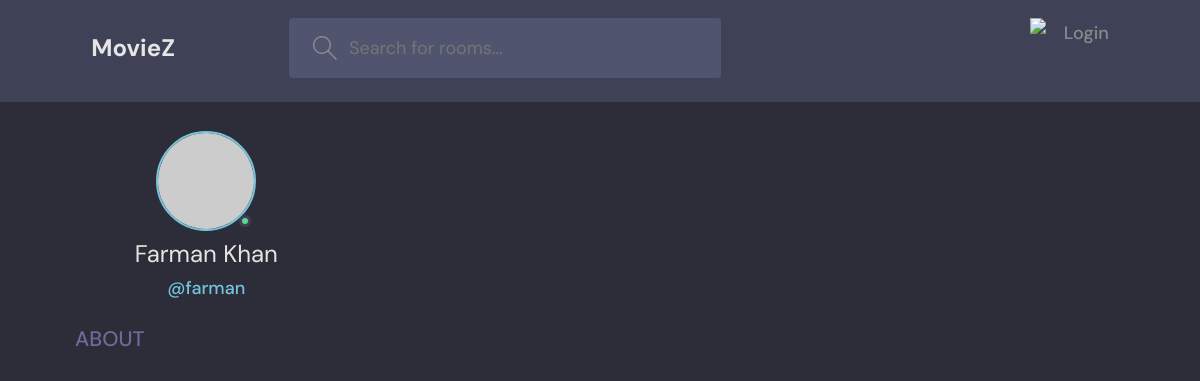
Screenshot of /account/profile/1 with the database file from the repository.
### accounts/models.py (models this page shows, shortened)
class User(AbstractUser):
    ROLE_CHOICES = [
        ('member', 'Member'),
        ('admin', 'Admin')
    ]
    email = models.EmailField(unique=True, null=True)
    role = models.CharField(max_length= 30, choices = ROLE_CHOICES, default='member')
    USERNAME_FIELD = 'email'
    REQUIRED_FIELDS = []

### accounts/views.py (the view)
# urls.py: path('profile/<str:id>',views.userProfile, name="user-profile"),
def userProfile(request,id):
    profile = User.objects.get(pk=id)
    data={
        'profile':profile
    }
    return render(request,'accounts/profile.html',data)

### templates/accounts/profile.html (shortened to what this page needs)
{% extends 'main.html' %}
{% block content %}
<main class="profile-page layout layout--3">
    <div class="container">
      <div class="roomList">
        <div class="profile">
          <div class="profile__avatar">
            <div class="avatar avatar--large active">
              <img src="https://randomuser.me/api/portraits/men/11.jpg" />
            </div>
          </div>
          <div class="profile__info">
            <h3>{{profile.first_name}} {{profile.last_name}}</h3>
            <p>@{{profile.username}}</p>
          </div>
          <div class="profile__about">
            <h3>About</h3>
          </div>
        </div>
      </div>
    </div>
  </main>
{% endblock content %}

### moviez/static/css/base.css (style rules this page uses)
:root { --primary: #232730; --secondary: #3a3e45; --white: #888787; --accent: #e56237; }
body { background-color: var(--primary); color: #fff; }
h2, h3 { color: var(--accent); }
main { overflow: hidden; }

### moviez/static/css/style.css (style rules this page uses)
:root { --color-main: #71c6dd; --color-main-light: #e1f6fb; --color-dark: #3f4156; --color-dark-medium: #51546e; --color-dark-light: #696d97; --color-light: #e5e5e5; --color-gray: #8b8b8b; --color-light-gray: #b2bdbd; --color-bg: #2d2d39; --color-success: #5dd693; --color-error: #fc4b0b; }
* { font-family: "DM Sans", -apple-system, BlinkMacSystemFont, "Segoe UI", Roboto, Oxygen, Ubuntu, Cantarell, "Open Sans", "Helvetica Neue", sans-serif; margin: 0; padding: 0; box-sizing: border-box; text-rendering: optimizeLegibility; font-size: inherit; }
html { font-size: 70%; }
@media only screen and (min-width: 1200px) { html { font-size: 75%; } }
body { line-height: 1.6; font-weight: 400; font-size: 1.5rem; color: var(--color-light-gray); background-color: var(--color-bg); min-height: 100vh; }
.container { max-width: 120rem; width: 90%; margin: auto; }
.avatar { position: relative; display: inline-block; border-radius: 50%; border: 2px solid var(--color-main); }
.avatar img { display: block; border-radius: 50%; object-fit: cover; object-position: center; }
.avatar::after { content: ""; display: block; position: absolute; background-color: var(--color-gray); z-index: 111; border-radius: 50%; border: 0.3rem solid var(--color-dark); }
.avatar.active::after { background-color: var(--color-success); }
.avatar.avatar--large img { display: block; width: 8rem; height: 8rem; border-radius: 50%; }
.avatar.avatar--large:after { width: 1rem; height: 1rem; bottom: 2px; right: 3.5px; }
.layout { margin-top: 2.4rem; }
.layout > .container { display: flex; justify-content: space-between; align-items: flex-start; }
.layout--3 > .container > div:first-child { flex-basis: 18%; max-width: 22.5rem; }
.layout--3 > .container > div:last-child { flex-basis: 25%; }
.profile { margin-bottom: 3rem; }
.profile__avatar { text-align: center; }
.profile__info { text-align: center; }
.profile__info h3 { font-size: 2rem; color: var(--color-light); font-weight: 400; }
.profile__info p { color: var(--color-main); font-weight: 500; margin-bottom: 1rem; }
.profile__about { margin-top: 2rem; }
.profile__about h3 { text-transform: uppercase; color: var(--color-dark-light); margin-bottom: 0.5rem; }

### rows the page displays
User: first_name "Farman", last_name "Khan", username "farman"
